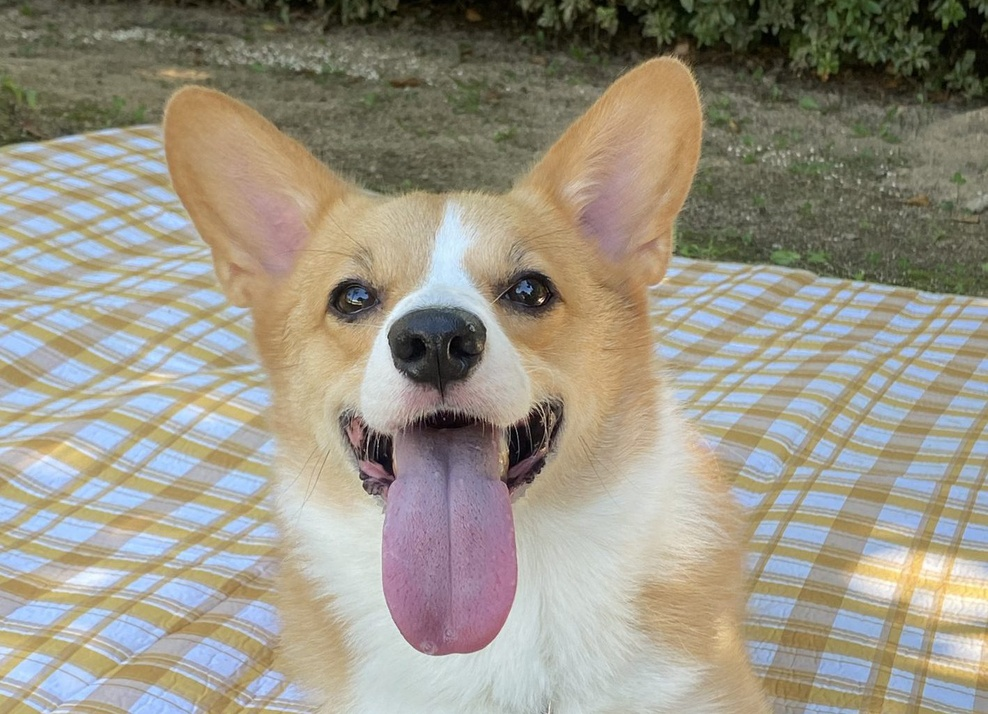
#> input picture 221220_JavaEdu-VSCode/Python/jupyter-notebook/dog.jpg, 988 x 714 px, shrunk from 1418 x 1024 before the run
$ python 230515-ImageProcessing1.py   (older library calls are emulated)
#> lines starting #> are read from the running program, lines starting #| are printed output that depends on the picture; after the words box and inside, x2 and y2 are one past the last pixel; in counts of white or black regions, pixels touching at a corner belong together
import cv2
import numpy as np

# 영상을 불러온다.
image = cv2.imread('dog.jpg', -1)
#> image is the input picture: shape (714, 988, 3); mean B, G, R 133.3, 148, 153.4

# -------------------------------------
# # 영상의 관심영역을 설정한다. 푸른색 영역
# roi = image[:, 200:700, 0]

# x_edge = cv2.Sobel(roi, cv2.CV_32S, 1, 0, (3, 3), 3)
# x_edge = cv2.convertScaleAbs(x_edge)

# cv2.imshow('edge', x_edge)
# cv2.waitKey()


# -------------------------------------
# # 영상의 관심영역을 설정한다. 푸른색 영역
gray = cv2.cvtColor(image, cv2.COLOR_BGR2GRAY)
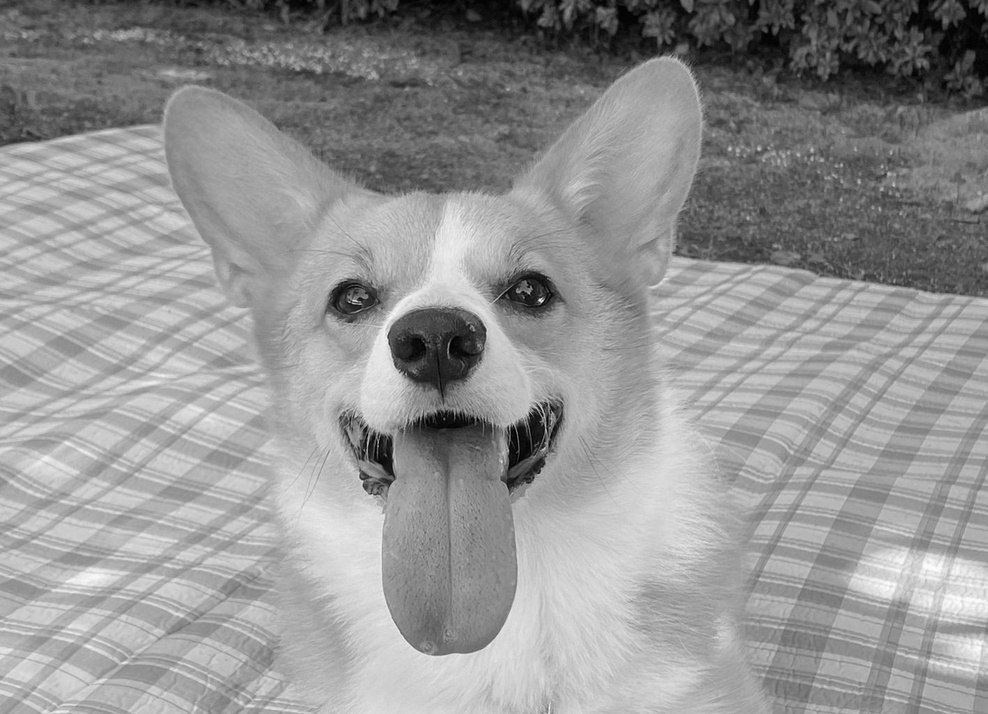
#> gray: shape (714, 988); min 0, max 254, mean 147.9
gauss = cv2.GaussianBlur(gray, (3, 3), 3)
x_edge = cv2.Sobel(gauss, cv2.CV_32F, 1, 0, 3, 1)
y_edge = cv2.Sobel(gauss, cv2.CV_32F, 0, 1, 3, 1)
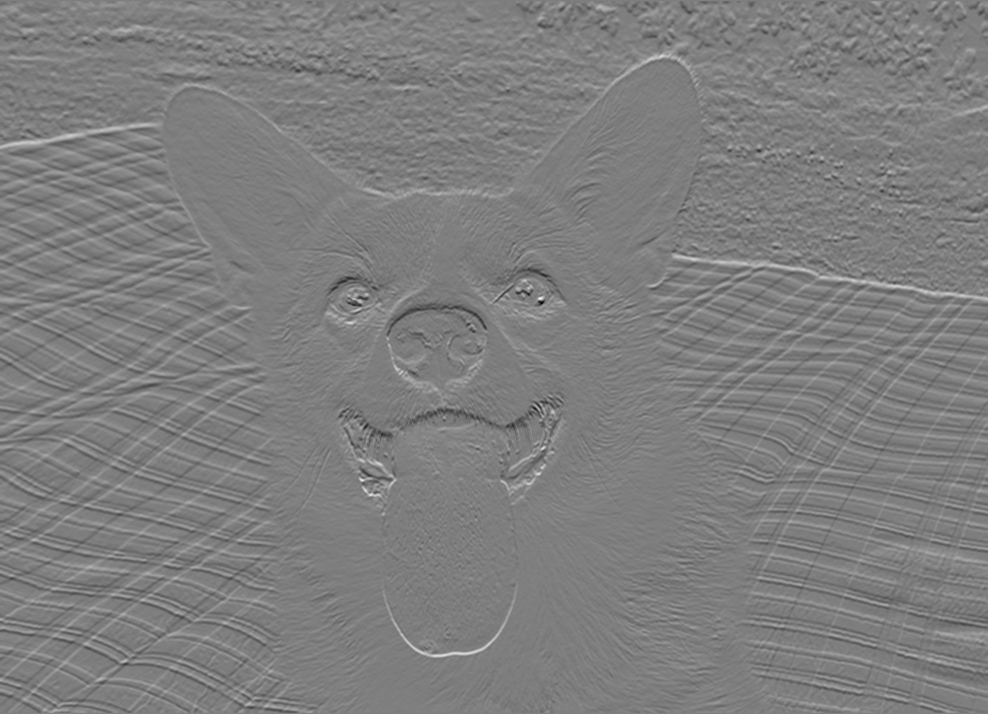
#> y_edge: shape (714, 988) float32; min -104, max 106, mean 0.4; drawn with min black and max white
x_edge = cv2.convertScaleAbs(x_edge)
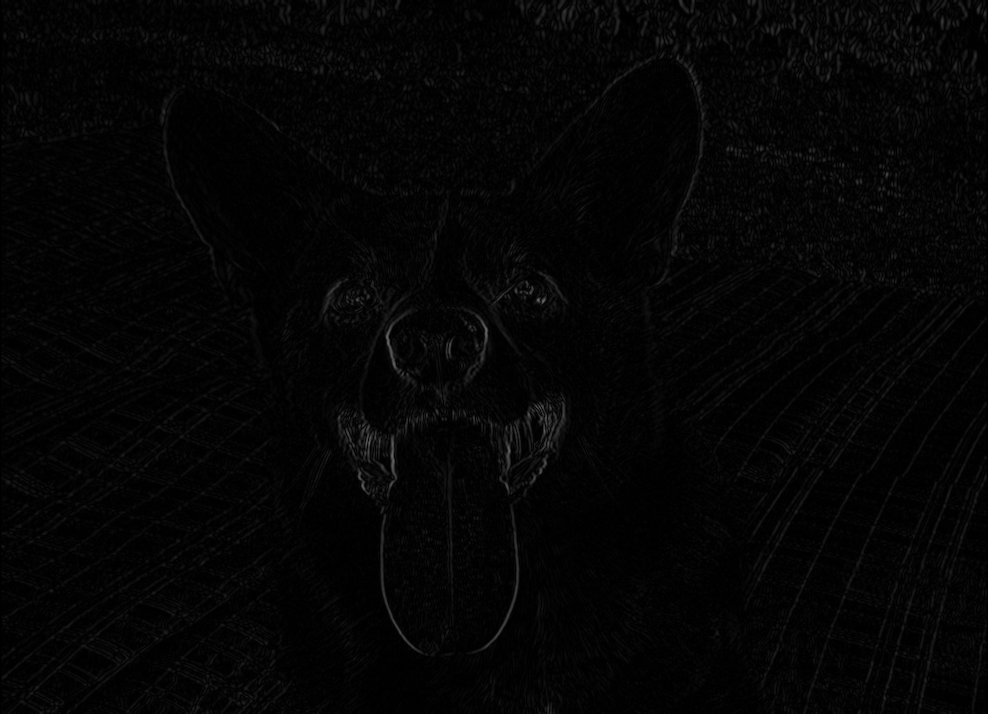
#> x_edge: shape (714, 988); min 0, max 109, mean 4.6
y_edge = cv2.convertScaleAbs(y_edge)
lapla = cv2.Laplacian(gray, cv2.CV_32F, ksize=3)
lapla = cv2.convertScaleAbs(lapla)
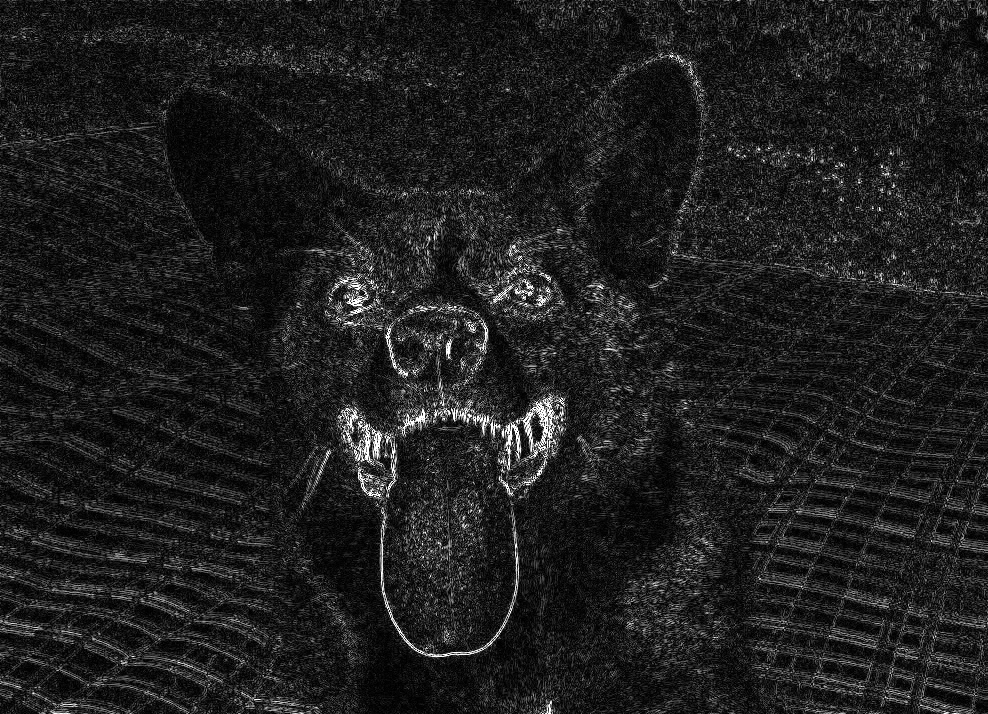
#> lapla: shape (714, 988); min 0, max 255, mean 30.8
thresh = cv2.threshold(lapla, 80, 255, cv2.THRESH_BINARY)[1]
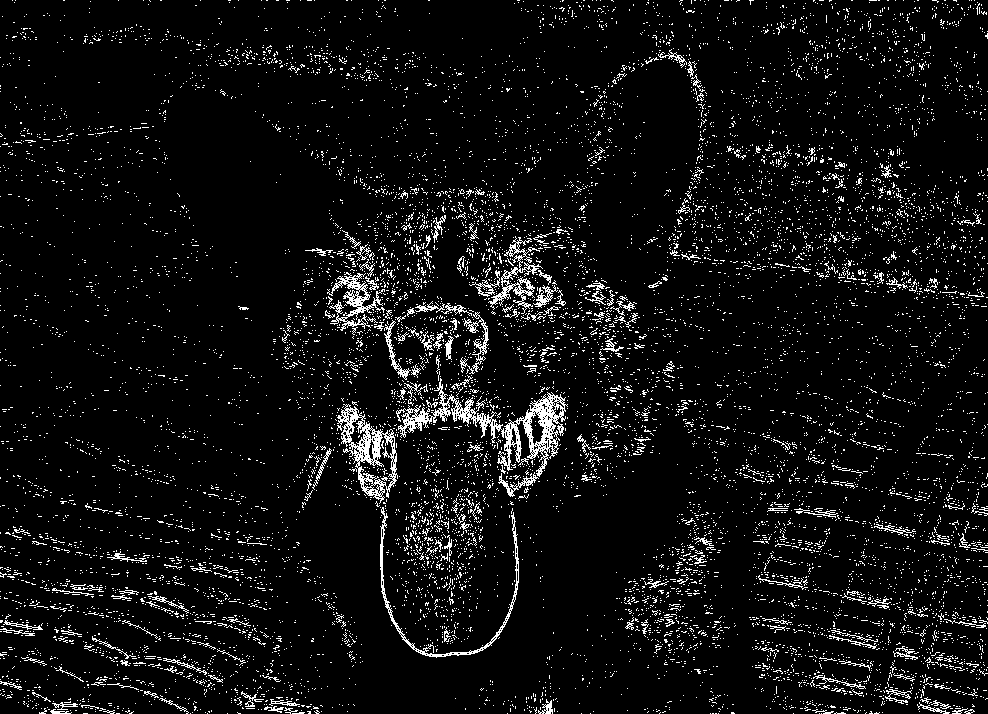
#> thresh: shape (714, 988); 6.2% white in thin lines or dots
dilate = cv2.dilate(thresh, kernel=np.ones((5, 5), dtype=np.uint8))
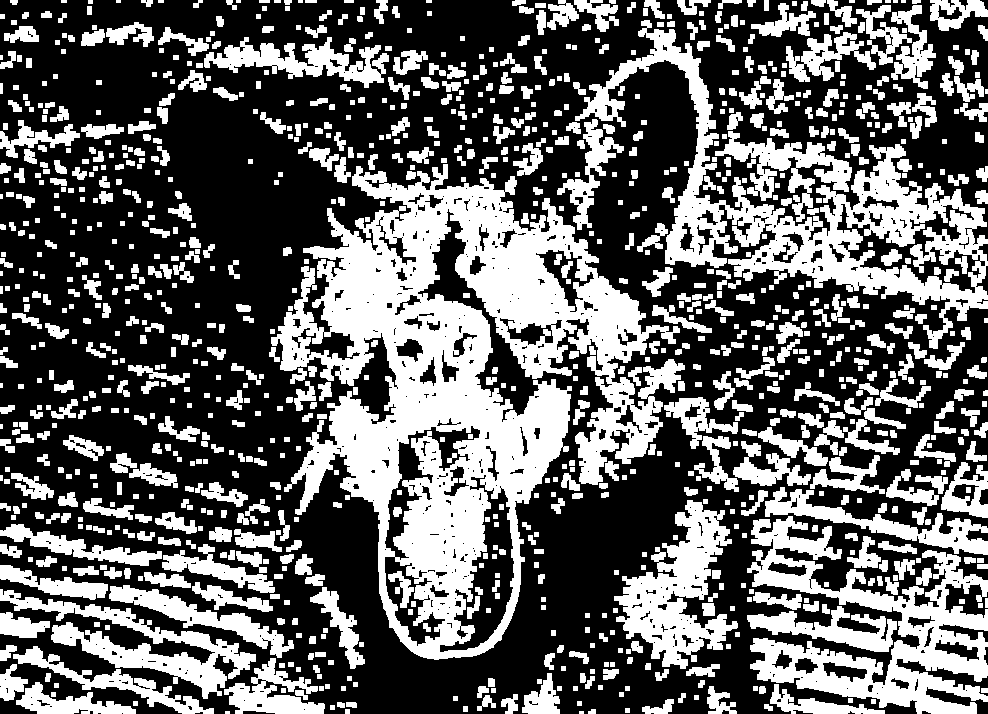
#> dilate: shape (714, 988); 38.8% white; 1121 white regions (19 under 20 px), largest, box (x1, y1, x2, y2) and area: (271, 164, 685, 660) 81544, (575, 20, 988, 349) 25741, (747, 516, 988, 714) 18054

cv2.imshow('gray', gray)
# cv2.imshow('edge', x_edge)
# cv2.imshow('edgey', y_edge)
cv2.imshow('laplacian', lapla)
cv2.imshow('dilate', dilate)

cv2.waitKey()
